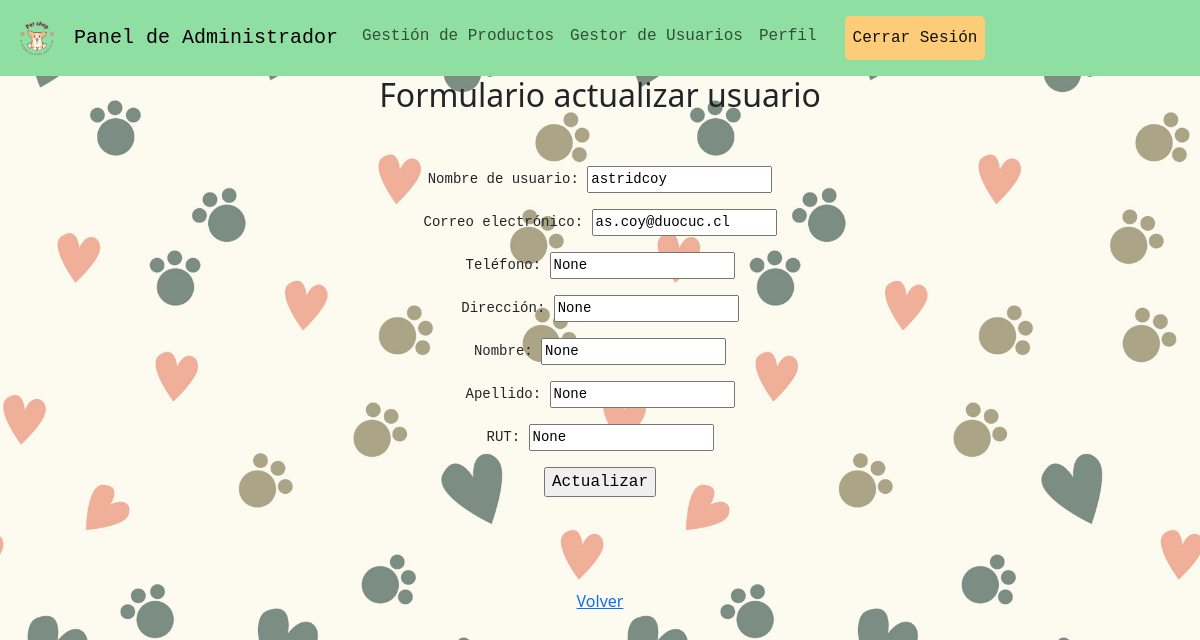
The page /tienda/user/update/2/ on the database its author committed.
### tienda/models.py (models this page shows, shortened)
class Usuario(AbstractUser):
    nombre = models.CharField(max_length=100, blank=True, null=True)
    apellido = models.CharField(max_length=100, blank=True, null=True)
    rut = models.CharField(max_length=20, blank=True, null=True)
    telefono = models.CharField(max_length=20, blank=True, null=True)
    direccion = models.CharField(max_length=255, blank=True, null=True)

### tienda/views.py (the view)
# urls.py: path('user/update/<int:user_id>/', views.update_user, name='update_user'),
def update_user(request, user_id):
    user = get_object_or_404(Usuario, id=user_id)
    if request.method == "POST":
        form = ActualizacionUsuarioForm(request.POST, instance=user)
        if form.is_valid():
            form.save()
            messages.success(request, "Perfil actualizado.")
            return redirect('manage_usuarios')
        else:
            messages.error(request, "Por favor corrige los errores a continuación.")
            context = {'form': form, 'user': user}
            return render(request, 'tienda/update_user.html', context)
    else:
        form = ActualizacionUsuarioForm(instance=user)
        context = {'form': form, 'user': user}
        return render(request, 'tienda/update_user.html', context)

### tienda/forms.py (shortened to what this page needs)
class ActualizacionUsuarioForm(forms.ModelForm):
    class Meta:
        model = Usuario
        fields = ('username', 'email', 'nombre', 'apellido', 'rut', 'telefono', 'direccion')

### tienda/templates/tienda/update_user.html (shortened to what this page needs)
{% load static %}
<!DOCTYPE html>
<html lang="es">
<head>
    <link  rel="stylesheet" href="{% static 'tienda/css/estilo.css' %}" >
    <link href="https://cdn.jsdelivr.net/npm/bootstrap@5.3.3/dist/css/bootstrap.min.css" rel="stylesheet">
</head>
<body>
    {% include 'tienda/includes/navbar_administrador.html' %}
    <div style="text-align: center;">
        {% if user %}
            <h2>Formulario actualizar usuario</h2><br>
            <form action="{% url 'update_user' user.id %}" method="POST">
                <pre>Nombre de usuario: <input type="text" name="username" value="{{ user.username }}"></pre>
                <pre>Correo electrónico: <input type="text" name="email" value="{{ user.email }}"></pre>
                <pre>Teléfono: <input type="text" name="telefono" value="{{ user.telefono }}"></pre>
                <pre>Dirección: <input type="text" name="direccion" value="{{ user.direccion }}"></pre>
                <pre>Nombre: <input type="text" name="nombre" value="{{ user.nombre }}"></pre>
                <pre>Apellido: <input type="text" name="apellido" value="{{ user.apellido }}"></pre>
                <pre>RUT: <input type="text" name="rut" value="{{ user.rut }}"></pre>
                <input type="submit" value="Actualizar">
            </form><br>
        {% endif %}
        <br>
        <br>
        <a href="{% url 'manage_usuarios' %}">Volver</a>
    </div>
</body>
</html>

### static/tienda/css/estilo.css (style rules this page uses)
body { background-image: url('../imagenes/fondoPagina.jpg'); background-size: cover; background-position: top left; background-repeat: repeat; min-height: 100vh; margin: 0; padding: 0; font-family: 'Courier New', Courier, monospace; }
form { max-width: 400px; margin: auto; padding: 20px; border-radius: 10px; font-family: 'Courier New', Courier, monospace; }

### rows shown on the page
Usuario: username "astridcoy", email "as.coy@duocuc.cl", telefono "None", direccion "None", nombre "None", apellido "None", rut "None"
